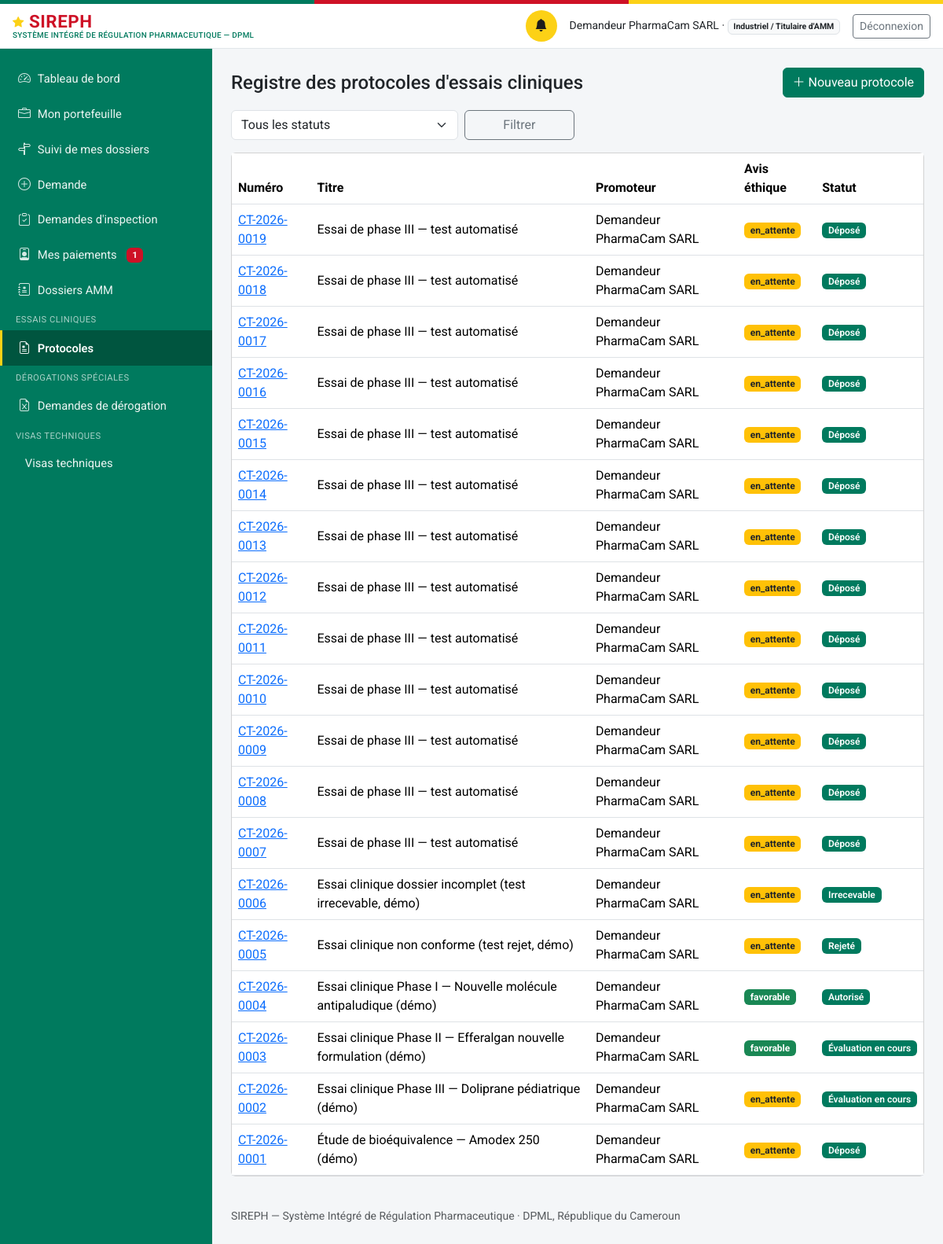
/protocoles (signed in), run on an earlier commit of the app's database.
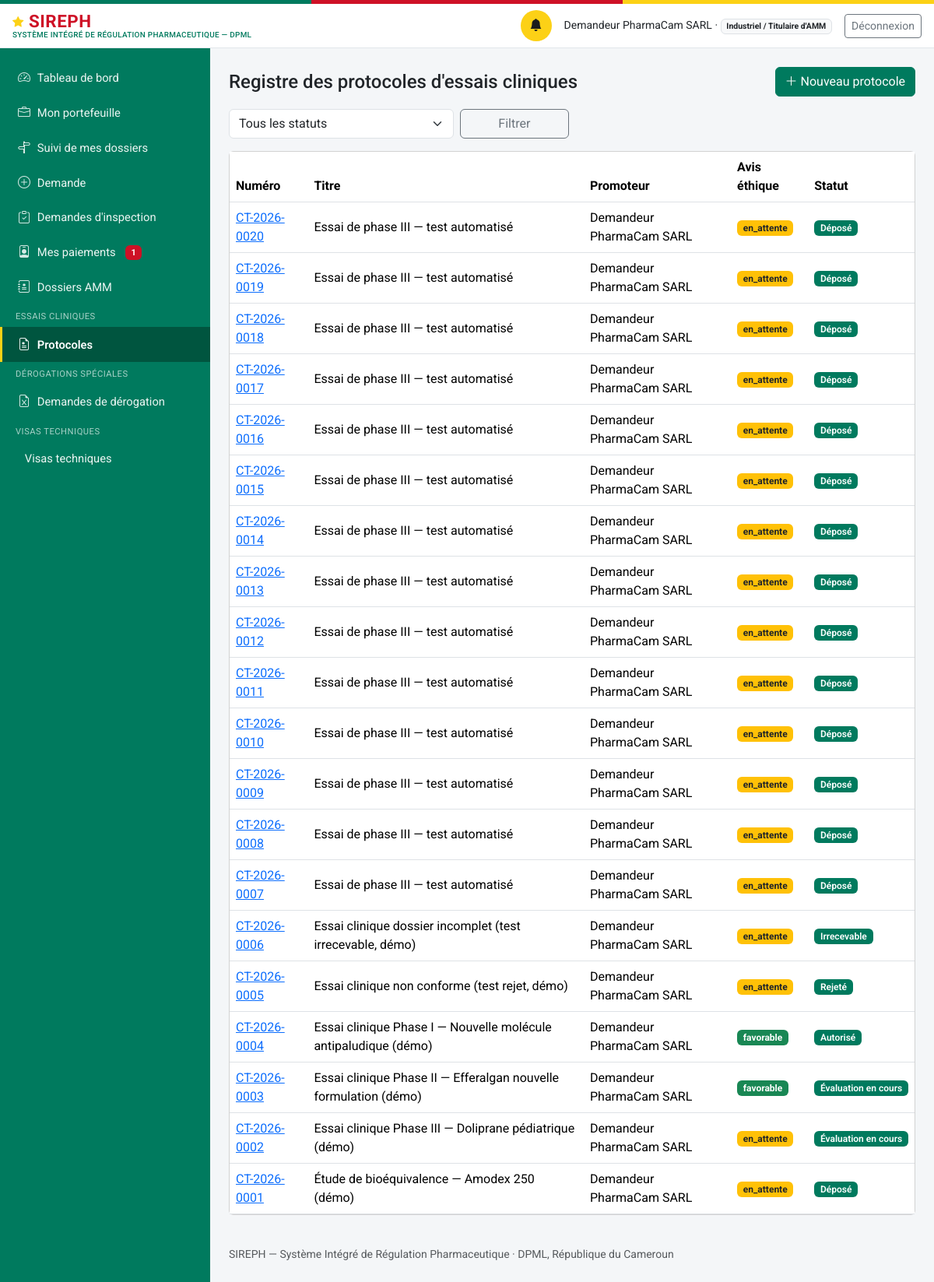
And on a later commit of the database.
### models.py (models this page shows, shortened)
class ProtocoleEssaiClinique(db.Model):
    id = db.Column(db.Integer, primary_key=True)
    numero = db.Column(db.String(30), unique=True, nullable=False)  # CT-{annee}-{seq4}
    titre = db.Column(db.String(300), nullable=False)
    promoteur_id = db.Column(db.Integer, db.ForeignKey("personne.id"), nullable=False)
    produit_etudie_id = db.Column(db.Integer, db.ForeignKey("produit.id"), nullable=True)
    reference_comite_ethique = db.Column(db.String(150), nullable=True)
    statut_avis_ethique = db.Column(db.String(20), nullable=False, default="en_attente")
    statut = db.Column(db.String(30), nullable=False, default="depose")
    motif_decision = db.Column(db.Text, nullable=True)
    date_depot = db.Column(db.DateTime, nullable=True)
    date_decision = db.Column(db.DateTime, nullable=True)
    date_validite = db.Column(db.Date, nullable=True)
    date_limite_reponse_complement = db.Column(db.DateTime, nullable=True)
    amendements_json = db.Column(db.Text, default="[]")
    rapports_etape_json = db.Column(db.Text, default="[]")
    date_creation = db.Column(db.DateTime, default=datetime.utcnow)
    date_maj = db.Column(db.DateTime, default=datetime.utcnow, onupdate=datetime.utcnow)
    promoteur = db.relationship("Personne", foreign_keys=[promoteur_id])
    produit_etudie = db.relationship("Produit", foreign_keys=[produit_etudie_id])
    sites_investigation = db.relationship("Etablissement", secondary="protocole_site", lazy="subquery")
    @property
    def amendements(self):
        return json.loads(self.amendements_json or "[]")
    @property
    def rapports_etape(self):
        return json.loads(self.rapports_etape_json or "[]")

class Personne(db.Model):
    id = db.Column(db.Integer, primary_key=True)
    nom_complet = db.Column(db.String(200), nullable=False)
    email = db.Column(db.String(150), unique=True, nullable=False)  # identifiant de connexion
    password_hash = db.Column(db.String(255), nullable=False)
    role_systeme = db.Column(db.String(50), nullable=False)
    etablissement_rattachement_id = db.Column(db.Integer, db.ForeignKey("etablissement.id"), nullable=True)
    contact = db.Column(db.String(200))
    statut_compte = db.Column(db.String(20), nullable=False, default="actif")
    date_creation = db.Column(db.DateTime, default=datetime.utcnow)
    etablissement = db.relationship("Etablissement", foreign_keys=[etablissement_rattachement_id])
    @property
    def role_label(self):
        from permissions import ROLES
        return ROLES.get(self.role_systeme, self.role_systeme)
    @property
    def niveau(self):
        from permissions import niveau
        return niveau(self)
    @property
    def est_externe(self):
        from permissions import est_externe
        return est_externe(self.role_systeme)

### routes_ct.py (the view)
@ct_bp.route("/protocoles")
@login_required
def registre():
    executer_verifications_delais_ct()
    u = current_user()
    q = ProtocoleEssaiClinique.query
    if u.role_systeme == "demandeur_externe":
        q = q.filter_by(promoteur_id=u.id)
    elif u.role_systeme not in ROLES_CT_INTERNES:
        abort(403)
    statut = request.args.get("statut", "")
    if statut:
        q = q.filter_by(statut=statut)
    protocoles = q.order_by(ProtocoleEssaiClinique.date_creation.desc()).all()
    return render_template("essais_cliniques/registre.html", protocoles=protocoles, statut=statut)

### auth.py (called while the page is built)
def current_user():
    uid = session.get("user_id")
    if not uid:
        return None
    return db.session.get(Personne, uid)

def login_required(view):
    @wraps(view)
    def wrapped(*a, **kw):
        if not current_user():
            return redirect(url_for("login", next=request.path))
        return view(*a, **kw)
    return wrapped

### delais.py (called while the page is built)
def get_parametre(module, cle, default=None):
    p = ParametreModule.query.filter_by(module=module, cle=cle).first()
    return p.valeur if p else default

### paiements.py (called while the page is built)
def _representant_etablissement(etablissement_id):
    return (Personne.query
            .filter(Personne.etablissement_rattachement_id == etablissement_id,
                    Personne.role_systeme.in_(_PROFILS_REPRESENTANTS),
                    Personne.statut_compte == "actif")
            .first())

def paiements_du_redevable(personne):
    resultat = []
    for p in Paiement.query.order_by(Paiement.date_creation.desc()).all():
        d = _demandeur(p)
        if d and d.id == personne.id:
            resultat.append(p)
    return resultat

### permissions.py (called while the page is built)
def est_externe(role):
    return role in ROLES_EXTERNES

def a_niveau(user, minimum):
    return niveau(user) >= minimum

### templates/essais_cliniques/registre.html (shortened to what this page needs)
{% extends "base.html" %}
{% block content %}
<div class="d-flex justify-content-between align-items-center mb-3">
  <h4 class="mb-0">Registre des protocoles d'essais cliniques</h4>
  {% if current_user.role_systeme in ("demandeur_externe", "administrateur_dpml") %}
  <a href="{{ url_for('ct.nouveau') }}" class="btn btn-primary"><i class="bi bi-plus-lg"></i> Nouveau protocole</a>
  {% endif %}
</div>
<form method="get" class="row g-2 mb-3" role="search">
  <div class="col-md-4">
    <select class="form-select" id="statut" name="statut">
      <option value="">Tous les statuts</option>
    </select>
  </div>
  <div class="col-md-2"><button class="btn btn-outline-secondary w-100">Filtrer</button></div>
</form>
<div class="card">
  <div class="table-responsive">
    <table class="table table-hover align-middle mb-0">
      <thead><tr><th>Numéro</th><th>Titre</th><th>Promoteur</th><th>Avis éthique</th><th>Statut</th></tr></thead>
      <tbody>
        {% for p in protocoles %}
        <tr>
          <td><a href="{{ url_for('ct.fiche', id=p.id) }}">{{ p.numero }}</a></td>
          <td>{{ p.titre }}</td>
          <td>{{ p.promoteur.nom_complet }}</td>
          <td><span class="badge {{ 'bg-success' if p.statut_avis_ethique == 'favorable' else ('bg-danger' if p.statut_avis_ethique == 'defavorable' else 'bg-warning text-dark') }}">
            {{ p.statut_avis_ethique }}</span></td>
          <td><span class="badge bg-primary badge-statut">{{ STATUTS_CT.get(p.statut, p.statut) }}</span></td>
        </tr>
        {% else %}
        <tr><td colspan="5" class="text-center text-muted py-4">Aucun résultat ne correspond à ces critères.</td></tr>
        {% endfor %}
      </tbody>
    </table>
  </div>
</div>
{% endblock %}

What changed in the data, as far as the page shows it:
added ProtocoleEssaiClinique: numero "CT-2026-0020", titre "Essai de phase III — test automatisé", promoteur.nom_complet "Demandeur PharmaCam SARL", statut_avis_ethique "en_attente", get "Déposé"
